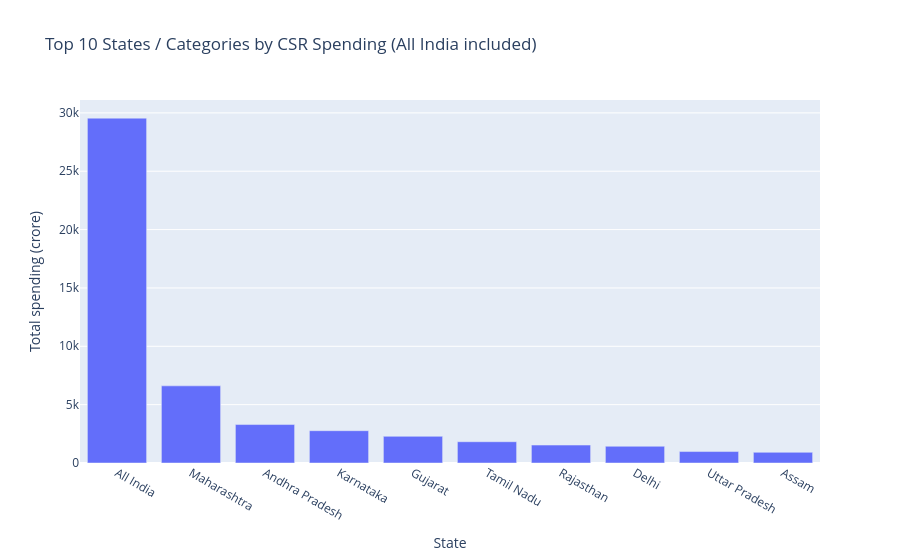

Notebook source saved alongside this figure:
### Markdown cell above
**Top 10 states by spending.** The same state chart as before, but now I can hover over each bar to see the exact amount.

### Code cell
top_states = state_df.groupby("state_name")["spent_crore"].sum().sort_values(ascending=False).head(10)

fig = px.bar(x=top_states.index, y=top_states.values,
             title="Top 10 States / Categories by CSR Spending (All India included)",
             labels={"x": "State", "y": "Total spending (crore)"})
fig.show()

### Figure 1 — Plotly figure (JSON) as saved in the notebook; plotly's stock layout.template omitted (floating-point values rounded to 4 significant figures)
{"data": [{"hovertemplate": "State=%{x}<br>Total spending (crore)=%{y}<extra></extra>", "legendgroup": "", "marker": {"color": "#636efa", "pattern": {"shape": ""}}, "name": "", "orientation": "v", "showlegend": false, "textposition": "auto", "type": "bar", "x": ["All India", "Maharashtra", "Andhra Pradesh", "Karnataka", "Gujarat", "Tamil Nadu", "Rajasthan", "Delhi", "Uttar Pradesh", "Assam"], "xaxis": "x", "y": [29550.0, 6609.0, 3294.0, 2768.0, 2285.0, 1823.0, 1536.0, 1434.0, 980.7, 915.0], "yaxis": "y"}], "layout": {"barmode": "relative", "legend": {"tracegroupgap": 0}, "title": {"text": "Top 10 States / Categories by CSR Spending (All India included)"}, "xaxis": {"anchor": "y", "domain": [0, 1], "title": {"text": "State"}}, "yaxis": {"anchor": "x", "domain": [0, 1], "title": {"text": "Total spending (crore)"}}}}
